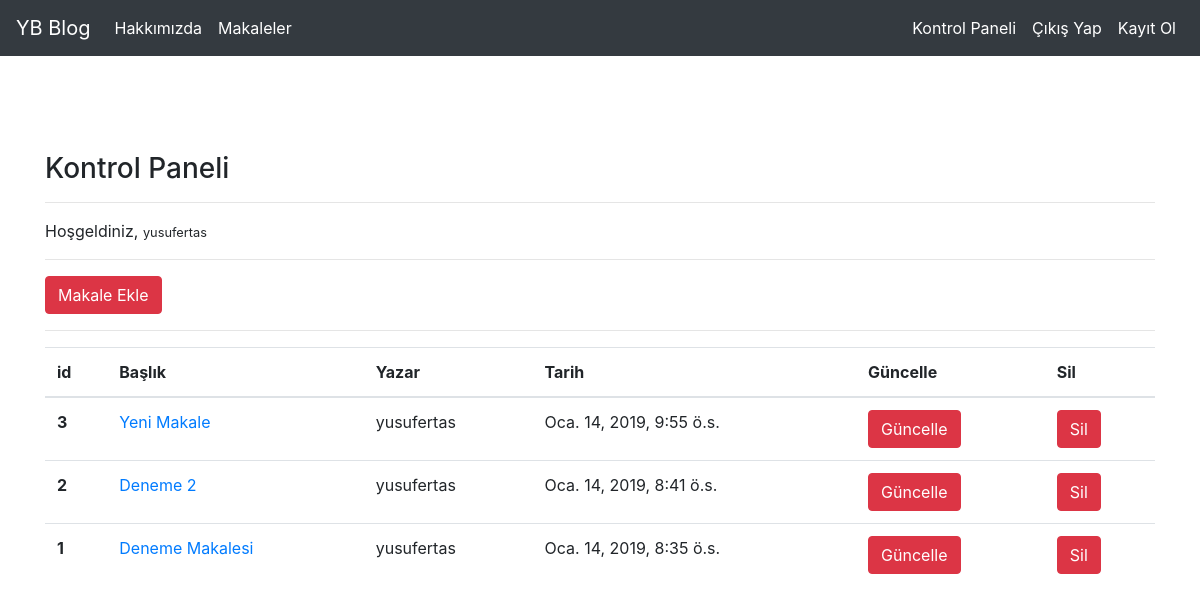
Screenshot of /articles/dashboard/ (signed in) with the database file from the repository.
### article/models.py (models this page shows, shortened)
class Article(models.Model):
    author = models.ForeignKey("auth.User",on_delete = models.CASCADE,verbose_name = "Yazar" )
    title = models.CharField(max_length=50,verbose_name = "Başlık")
    content = RichTextField()
    created_date = models.DateTimeField(auto_now_add=True,verbose_name = "Oluşturulma Tarihi")
    article_image = models.FileField(blank=True,null=True,verbose_name = "Makaleye Fotoğraf Ekleyin.")
    class Meta:
        ordering = ['-created_date']

### article/views.py (the view)
# urls.py: path('dashboard/',views.dashboard,name="dashboard"),
@login_required(login_url="user:login")
def dashboard(request):
    articles = Article.objects.filter(author=request.user)
    context = {"articles":articles}
    return render(request,"dashboard.html",context)

### templates/dashboard.html
{% extends "layout.html" %}
{% block body %}
<h3>Kontrol Paneli</h3>
<hr>
<p>
Hoşgeldiniz, <small>{{request.user.username}}</small>
</p>
<hr>
<a class = "btn btn-danger" href = "{% url 'article:addarticle' %}">Makale Ekle </a><hr>
{% if articles  %}
<table class="table">
  <thead>
    <tr>
      <th scope="col">id</th>
      <th scope="col">Başlık</th>
      <th scope="col">Yazar</th>
      <th scope="col">Tarih</th>
      <th scope="col">Güncelle</th>
      <th scope="col">Sil</th>
    </tr>
  </thead>
  <tbody>
  {% for article in articles %}
  <tr>
      <th scope="row">{{article.id}}</th>
      <td><a href="/articles/article/{{article.id}}">{{article.title}}</a></td>
      <td>{{article.author.username}}</td>
      <td>{{article.created_date}}</td>
      <td><a href = "/articles/update/{{article.id}}" class = "btn btn-danger">Güncelle</a></td>
      <td><a href = "/articles/delete/{{article.id}}" class = "btn btn-danger">Sil</a></td>
    </tr>
  {% endfor %}
  </tbody>
</table>
{% else %}
<div class = "alert alert-danger">Böyle Bir Makale Bulunmuyor...</div>
{% endif %}
{% endblock body %}

### rows the page displays
Article: id "3", title "Yeni Makale", author.username "yusufertas", created_date "Oca. 14, 2019, 9:55 ö.s."
Article: id "2", title "Deneme 2", author.username "yusufertas", created_date "Oca. 14, 2019, 8:41 ö.s."
Article: id "1", title "Deneme Makalesi", author.username "yusufertas", created_date "Oca. 14, 2019, 8:35 ö.s."

### other values shown
{{ request.user.username }} "yusufertas"
